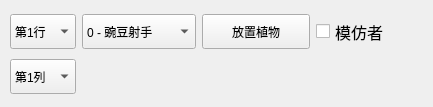
      <widget class="QWidget" name="tab_3">
       <attribute name="title">
        <string>布阵</string>
       </attribute>
       <widget class="QWidget" name="">
        <property name="geometry">
         <rect>
          <x>10</x>
          <y>10</y>
          <width>414</width>
          <height>88</height>
         </rect>
        </property>
        <layout class="QVBoxLayout" name="verticalLayout_6">
         <item>
          <layout class="QHBoxLayout" name="horizontalLayout_7">
           <item>
            <widget class="QComboBox" name="comboBox_2">
             <property name="sizePolicy">
              <sizepolicy hsizetype="Fixed" vsizetype="Preferred">
               <horstretch>0</horstretch>
               <verstretch>0</verstretch>
              </sizepolicy>
             </property>
             <property name="minimumSize">
              <size>
               <width>0</width>
               <height>35</height>
              </size>
             </property>
             <property name="maximumSize">
              <size>
               <width>16777215</width>
               <height>35</height>
              </size>
             </property>
             <property name="currentIndex">
              <number>1</number>
             </property>
             <item>
              <property name="text">
               <string>所有行</string>
              </property>
             </item>
             <item>
              <property name="text">
               <string>第1行</string>
              </property>
             </item>
             <item>
              <property name="text">
               <string>第2行</string>
              </property>
             </item>
             <item>
              <property name="text">
               <string>第3行</string>
              </property>
             </item>
             <item>
              <property name="text">
               <string>第4行</string>
              </property>
             </item>
             <item>
              <property name="text">
               <string>第5行</string>
              </property>
             </item>
             <item>
              <property name="text">
               <string>第6行</string>
              </property>
             </item>
            </widget>
           </item>
           <item>
            <widget class="QComboBox" name="comboBox_4">
             <property name="sizePolicy">
              <sizepolicy hsizetype="Preferred" vsizetype="Preferred">
               <horstretch>0</horstretch>
               <verstretch>0</verstretch>
              </sizepolicy>
             </property>
             <property name="minimumSize">
              <size>
               <width>0</width>
               <height>35</height>
              </size>
             </property>
             <property name="maximumSize">
              <size>
               <width>16777215</width>
               <height>35</height>
              </size>
             </property>
             <item>
              <property name="text">
               <string>0 - 豌豆射手</string>
              </property>
             </item>
             <item>
              <property name="text">
               <string>1 - 向日葵</string>
              </property>
             </item>
             <item>
              <property name="text">
               <string>2 - 樱桃炸弹</string>
              </property>
             </item>
             <item>
              <property name="text">
               <string>3 - 坚果</string>
              </property>
             </item>
             <item>
              <property name="text">
               <string>4 - 土豆雷</string>
              </property>
             </item>
             <item>
              <property name="text">
               <string>5 - 寒冰射手</string>
              </property>
             </item>
             <item>
              <property name="text">
               <string>6 - 大嘴花</string>
              </property>
             </item>
             <item>
              <property name="text">
               <string>7 - 双发射手</string>
              </property>
             </item>
             <item>
              <property name="text">
               <string>8 - 小喷菇</string>
              </property>
             </item>
             <item>
              <property name="text">
               <string>9 - 阳光菇</string>
              </property>
             </item>
             <item>
              <property name="text">
               <string>10 - 大喷菇</string>
              </property>
             </item>
             <item>
              <property name="text">
               <string>11 - 墓碑吞噬者</string>
              </property>
             </item>
             <item>
              <property name="text">
               <string>12 - 魅惑菇</string>
              </property>
             </item>
             <item>
              <property name="text">
               <string>13 - 胆小菇</string>
              </property>
             </item>
             <item>
              <property name="text">
               <string>14 - 寒冰菇</string>
              </property>
             </item>
             <item>
              <property name="text">
               <string>15 - 毁灭菇</string>
              </property>
             </item>
             <item>
              <property name="text">
               <string>16 - 睡莲</string>
              </property>
             </item>
             <item>
              <property name="text">
               <string>17 - 窝瓜</string>
              </property>
             </item>
             <item>
              <property name="text">
               <string>18 - 三线射手</string>
              </property>
             </item>
             <item>
              <property name="text">
               <string>19 - 缠绕水草</string>
              </property>
             </item>
             <item>
              <property name="text">
               <string>20 - 火爆辣椒</string>
              </property>
             </item>
             <item>
              <property name="text">
               <string>21 - 地刺</string>
              </property>
             </item>
             <item>
              <property name="text">
               <string>22 - 火炬树桩</string>
              </property>
             </item>
             <item>
              <property name="text">
               <string>23 - 高坚果</string>
              </property>
             </item>
             <item>
              <property name="text">
               <string>24 - 水兵菇</string>
              </property>
             </item>
             <item>
              <property name="text">
               <string>25 - 路灯花</string>
              </property>
             </item>
             <item>
              <property name="text">
               <string>26 - 仙人掌</string>
              </property>
             </item>
             <item>
              <property name="text">
               <string>27 - 三叶草</string>
              </property>
             </item>
             <item>
              <property name="text">
               <string>28 - 裂荚射手</string>
              </property>
             </item>
             <item>
              <property name="text">
               <string>29 - 杨桃</string>
              </property>
             </item>
             <item>
              <property name="text">
               <string>30 - 南瓜头</string>
              </property>
             </item>
             <item>
              <property name="text">
               <string>31 - 磁力菇</string>
              </property>
             </item>
             <item>
              <property name="text">
               <string>32 - 卷心菜投手</string>
              </property>
             </item>
             <item>
              <property name="text">
               <string>33 - 花盆</string>
              </property>
             </item>
             <item>
              <property name="text">
               <string>34 - 玉米投手</string>
              </property>
             </item>
             <item>
              <property name="text">
               <string>35 - 咖啡豆</string>
              </property>
             </item>
             <item>
              <property name="text">
               <string>36 - 大蒜</string>
              </property>
             </item>
             <item>
              <property name="text">
               <string>37 - 莴苣</string>
              </property>
             </item>
             <item>
              <property name="text">
               <string>38 - 金盏花</string>
              </property>
             </item>
             <item>
              <property name="text">
               <string>39 - 西瓜投手</string>
              </property>
             </item>
             <item>
              <property name="text">
               <string>40 - 机枪射手</string>
              </property>
             </item>
             <item>
              <property name="text">
               <string>41 - 双生向日葵</string>
              </property>
             </item>
             <item>
              <property name="text">
               <string>42 - 忧郁菇</string>
              </property>
             </item>
             <item>
              <property name="text">
               <string>43 - 香蒲</string>
              </property>
             </item>
             <item>
              <property name="text">
               <string>44 - 冰瓜投手</string>
              </property>
             </item>
             <item>
              <property name="text">
               <string>45 - 吸金磁</string>
              </property>
             </item>
             <item>
              <property name="text">
               <string>46 - 地刺王</string>
              </property>
             </item>
             <item>
              <property name="text">
               <string>47 - 玉米加农炮</string>
              </property>
             </item>
            </widget>
           </item>
           <item>
            <widget class="QPushButton" name="pushButton_14">
             <property name="sizePolicy">
              <sizepolicy hsizetype="Preferred" vsizetype="Preferred">
               <horstretch>0</horstretch>
               <verstretch>0</verstretch>
              </sizepolicy>
             </property>
             <property name="minimumSize">
              <size>
               <width>0</width>
               <height>35</height>
              </size>
             </property>
             <property name="maximumSize">
              <size>
               <width>16777215</width>
               <height>35</height>
              </size>
             </property>
             <property name="text">
              <string>放置植物</string>
             </property>
            </widget>
           </item>
           <item>
            <widget class="QCheckBox" name="checkBox_21">
             <property name="sizePolicy">
              <sizepolicy hsizetype="Minimum" vsizetype="Preferred">
               <horstretch>0</horstretch>
               <verstretch>0</verstretch>
              </sizepolicy>
             </property>
             <property name="minimumSize">
              <size>
               <width>0</width>
               <height>35</height>
              </size>
             </property>
             <property name="maximumSize">
              <size>
               <width>16777215</width>
               <height>35</height>
              </size>
             </property>
             <property name="font">
              <font>
               <family>Arial</family>
               <pointsize>12</pointsize>
               <weight>50</weight>
               <bold>false</bold>
              </font>
             </property>
             <property name="text">
              <string>模仿者</string>
             </property>
            </widget>
           </item>
          </layout>
         </item>
         <item>
          <layout class="QHBoxLayout" name="horizontalLayout_8">
           <item>
            <widget class="QComboBox" name="comboBox_3">
             <property name="sizePolicy">
              <sizepolicy hsizetype="Fixed" vsizetype="Preferred">
               <horstretch>0</horstretch>
               <verstretch>0</verstretch>
              </sizepolicy>
             </property>
             <property name="minimumSize">
              <size>
               <width>0</width>
               <height>35</height>
              </size>
             </property>
             <property name="maximumSize">
              <size>
               <width>16777215</width>
               <height>35</height>
              </size>
             </property>
             <property name="currentIndex">
              <number>1</number>
             </property>
             <item>
              <property name="text">
               <string>所有列</string>
              </property>
             </item>
             <item>
              <property name="text">
               <string>第1列</string>
              </property>
             </item>
             <item>
              <property name="text">
               <string>第2列</string>
              </property>
             </item>
             <item>
              <property name="text">
               <string>第3列</string>
              </property>
             </item>
             <item>
              <property name="text">
               <string>第4列</string>
              </property>
             </item>
             <item>
              <property name="text">
               <string>第5列</string>
              </property>
             </item>
             <item>
              <property name="text">
               <string>第6列</string>
              </property>
             </item>
             <item>
              <property name="text">
               <string>第7列</string>
              </property>
             </item>
             <item>
              <property name="text">
               <string>第8列</string>
              </property>
             </item>
             <item>
              <property name="text">
               <string>第9列</string>
              </property>
             </item>
            </widget>
           </item>
           <item>
            <spacer name="horizontalSpacer_5">
             <property name="orientation">
              <enum>Qt::Horizontal</enum>
             </property>
             <property name="sizeHint" stdset="0">
              <size>
               <width>40</width>
               <height>20</height>
              </size>
             </property>
            </spacer>
           </item>
          </layout>
         </item>
        </layout>
       </widget>
      </widget>
